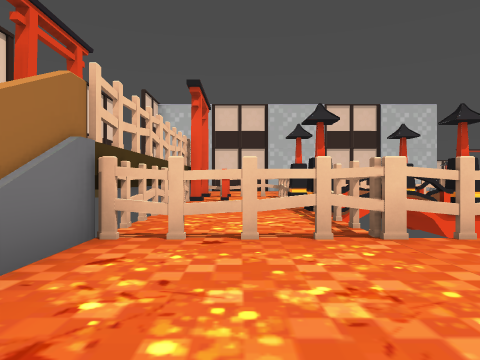
View 1 (above)

16 first-person views from a walk through a level from a Godot 3-D game. The camera is 1.2 m above the floor, looks level and sees 70° across. The floor is counted in squares, 2 m on a side. Each view is taken from the middle of a square. On the plan, view 1 faces up. The plan holds only what a view shows up to about 10 squares ahead; the rest is blank. The place goes on beyond the plan.

View 2
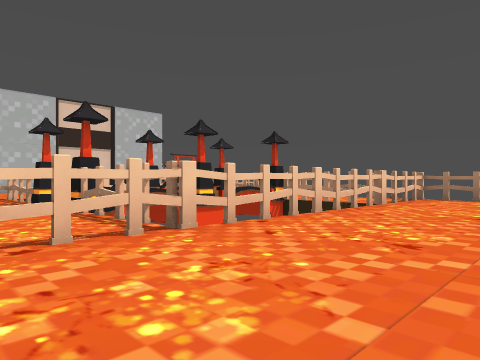

View 3
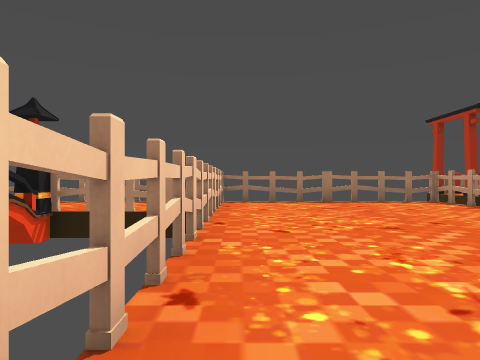

View 4
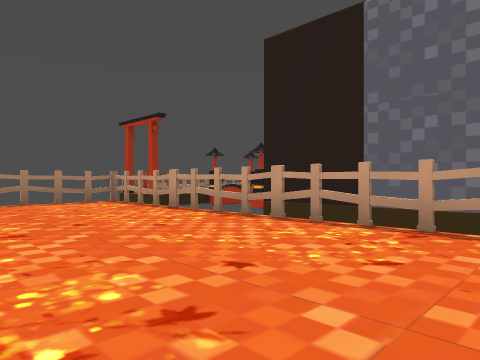

View 5
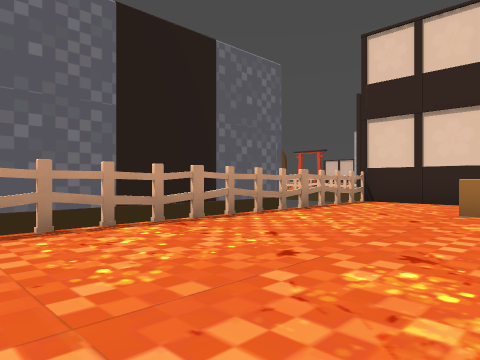

View 6
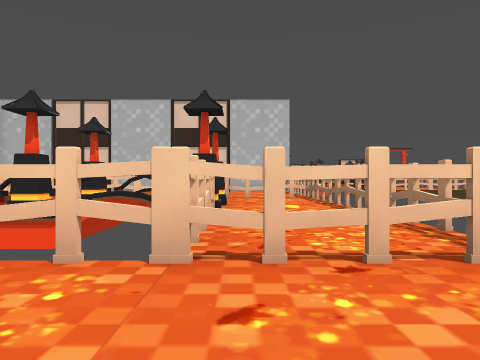

View 7
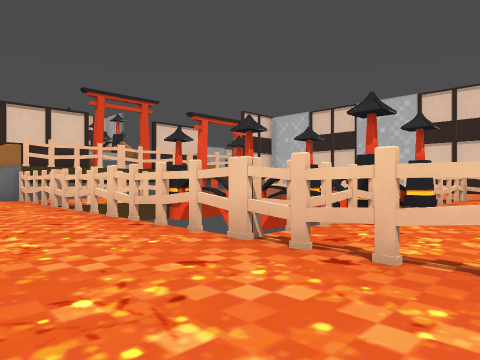

View 8
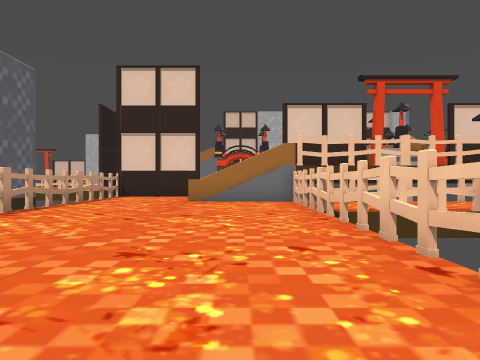

View 9
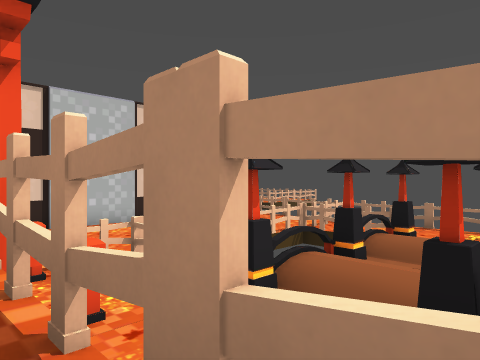

View 10
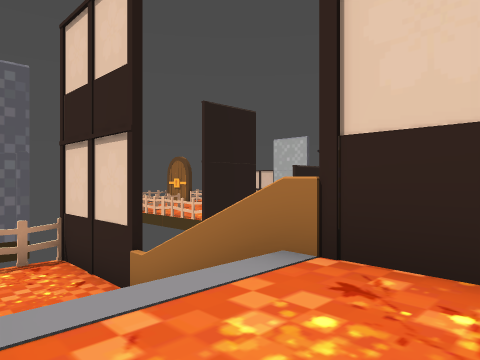

View 11
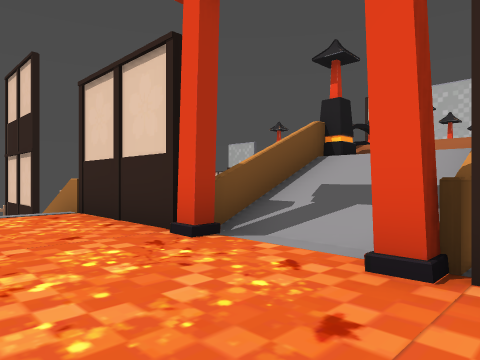

View 12
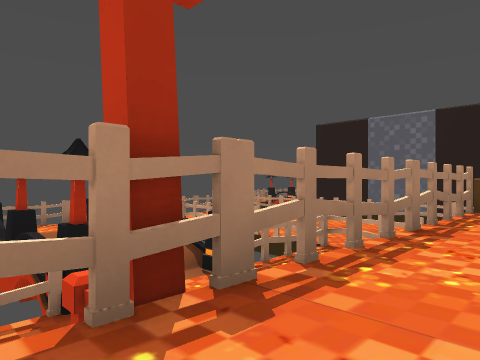

View 13
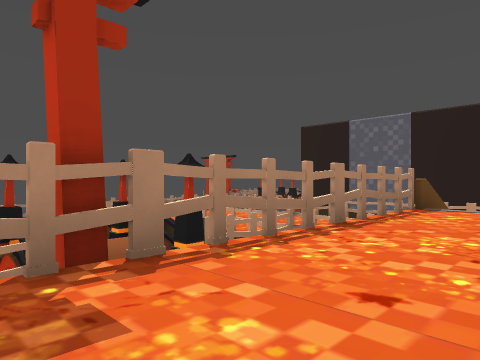

View 14
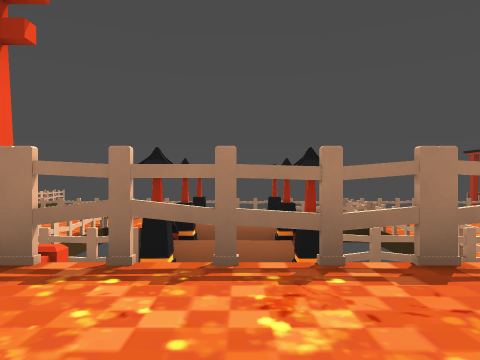

View 15
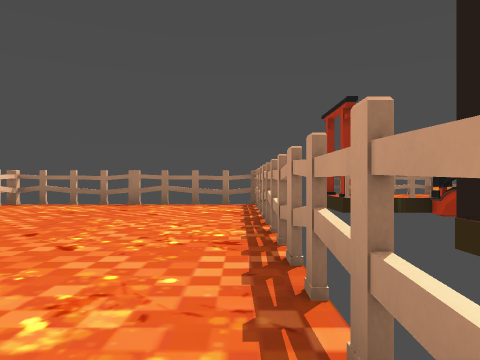

View 16
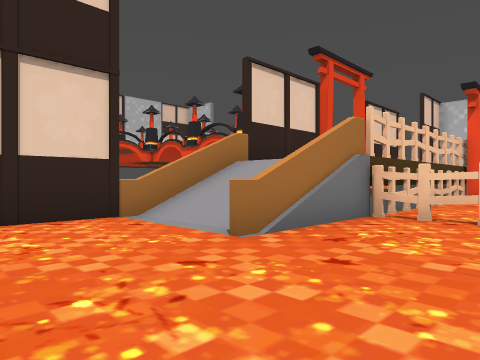

### Floor plan
Key: @ floor where view 1 was taken; # wall or solid block; . main floor; : floor 0.75 m higher than the main floor; + floor 2 m higher than the main floor; * floor 4.75 m higher than the main floor; / step, stairs or slope; = window, fence, low wall or low ledge; P pillar; O other object.
Columns run from 9 left of view 1 to 11 right of it. Each row starts with its distance up from view 1.
 11      +++. ##     # #
 10     #+++#.#P####P#.#
  9   ////++=.PP#PP#PP.#
  8 *////+++=...:..:..O#
  7 *P//#/++=.PP#PP#PP.#
  6   ###+++=.###  ###.#
  5     #+++=.##    ##.#
  4     #+++==###########
  3     #//#............#
  2     #//#............#
  1     #//#............#
  0     #....@..........#
 -1     #...............#
 -2     #...............#
 -3     #################

Positions as (right, up) in squares from view 1, and headings:
1: (0, 0), facing up
2: (-1, 0), facing up-right
3: (1, 3), facing right
4: (1, 2), facing down-right
5: (5, 2), facing down-left
6: (8, 1), facing up
7: (10, 1), facing up-left
8: (8, 2), facing left
9: (-2, 6), facing up-right
10: (-2, 5), facing down-left
11: (-2, 10), facing down-left
12: (-3, 11), facing down-right
13: (-4, 11), facing down-right
14: (-4, 8), facing right
15: (2, -2), facing right
16: (1, -2), facing up-left
